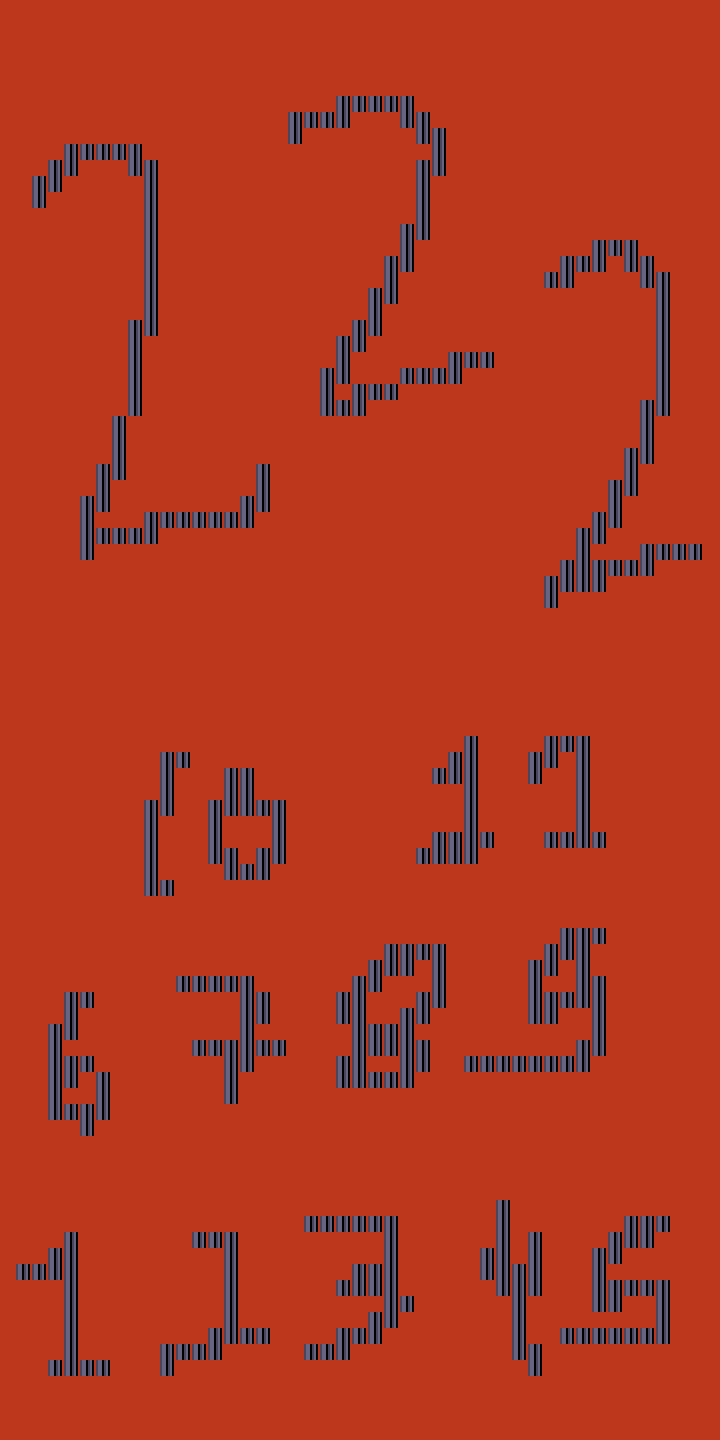

A 2D game scene composited from a Tiled map and its tileset images. What follows is a short description and the map's XML, with each tile layer's data collapsed to a summary:
An orthogonal 45x90 tile map with 16x16 px tiles, 3 tile layers (Tile Layer 1, Tile Layer 2, Tile Layer 3) and 3 objects.

<map version="1.10" tiledversion="1.10.2" orientation="orthogonal" renderorder="right-down" width="45" height="90" tilewidth="16" tileheight="16" infinite="0" nextlayerid="6" nextobjectid="5">
 <tileset firstgid="1" name="tile2" tilewidth="16" tileheight="16" tilecount="77" columns="11">
  <image source="tile2.png" width="180" height="120" />
 </tileset>
 <layer id="1" name="Tile Layer 1" width="45" height="90">
  <data>[4050 cells, 4050 non-empty, 1 distinct tile ids]</data>
 </layer>
 <layer id="4" name="Tile Layer 2" width="45" height="90">
  <data>[4050 cells, 0 non-empty, 0 distinct tile ids]</data>
 </layer>
 <layer id="5" name="Tile Layer 3" width="45" height="90">
  <data>[4050 cells, 427 non-empty, 1 distinct tile ids]</data>
 </layer>
 <objectgroup id="3" name="Object Layer 1">
  <object id="1" x="0" y="1393.44" width="720.51" height="45.8815" />
  <object id="3" x="-45.8815" y="227.708" width="45.8815" height="1250.7" />
  <object id="4" x="722.209" y="217.512" width="90.0637" height="1221.81" />
 </objectgroup>
</map>
